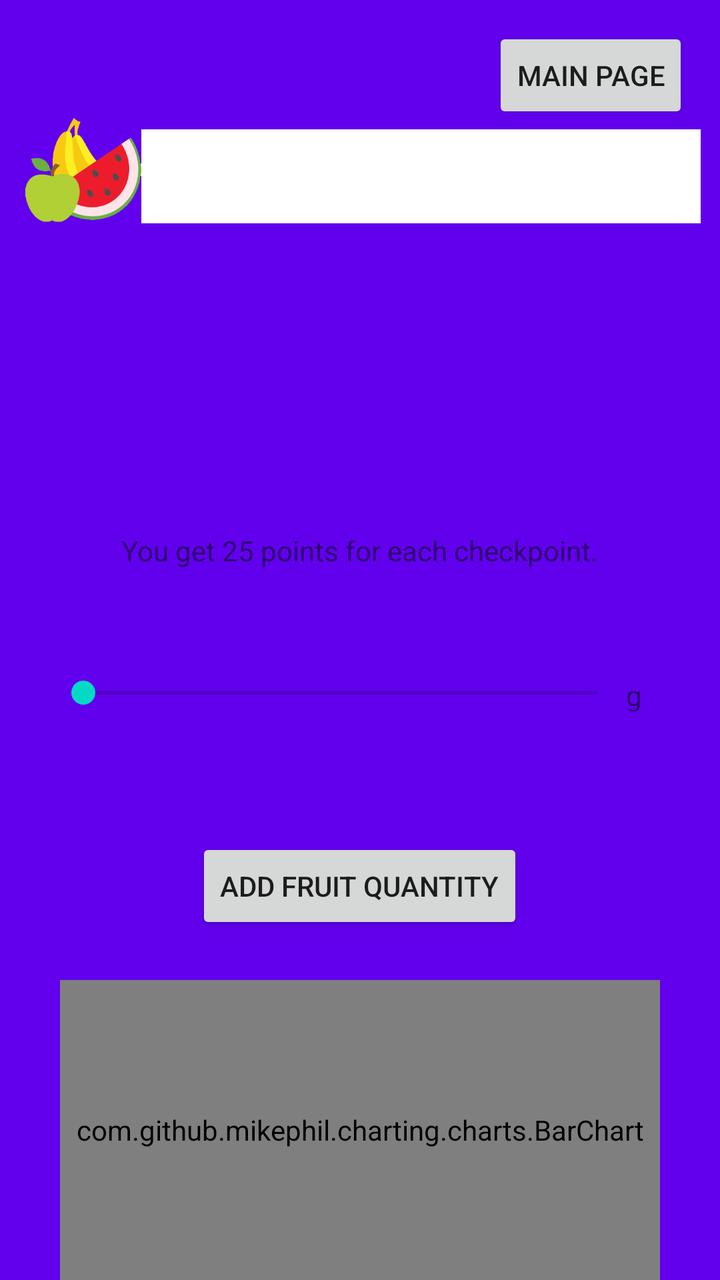
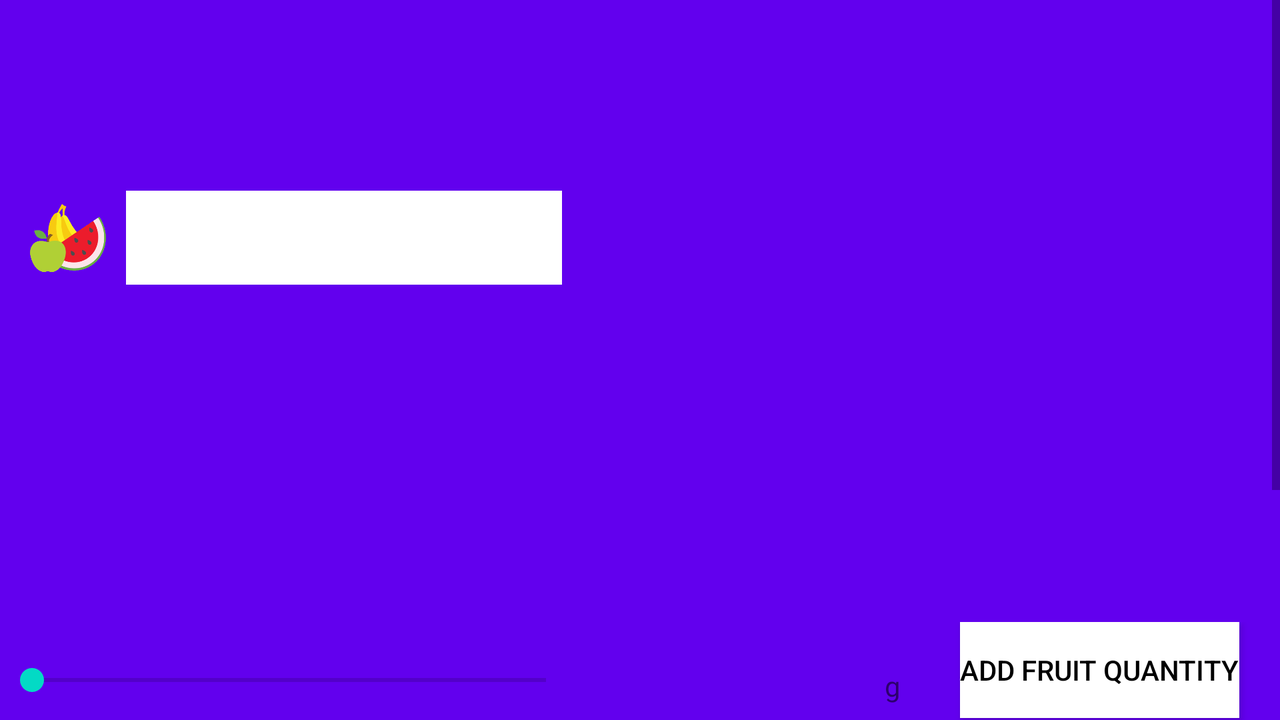

Compare how this app lays out the same screen by default and in its alternative resource folder. The renders come first, then the two layout files and the values they reference.
<!-- AndroidManifest.xml: application theme Theme.HealthRaceApp -->
<!-- res/layout/activity_fruit.xml -->
<?xml version="1.0" encoding="utf-8"?>
<androidx.constraintlayout.widget.ConstraintLayout xmlns:android="http://schemas.android.com/apk/res/android"
    xmlns:app="http://schemas.android.com/apk/res-auto"
    xmlns:tools="http://schemas.android.com/tools"
    android:layout_width="match_parent"
    android:layout_height="match_parent"
    android:background="@color/purple_500"
    tools:context=".FruitActivity">

    <ProgressBar
        android:id="@+id/progressBar"
        style="?android:attr/progressBarStyleHorizontal"
        android:layout_width="290dp"
        android:layout_height="83dp"
        android:layout_marginStart="10dp"
        android:layout_marginLeft="10dp"
        android:indeterminate="false"
        android:max="500"
        android:progress="0"
        android:progressDrawable="@drawable/progressbar"
        app:layout_constraintBottom_toBottomOf="parent"
        app:layout_constraintEnd_toEndOf="parent"
        app:layout_constraintHorizontal_bias="0.841"
        app:layout_constraintStart_toStartOf="parent"
        app:layout_constraintTop_toTopOf="parent"
        app:layout_constraintVertical_bias="0.084"
        tools:ignore="MissingConstraints" />

    <TextView
        android:id="@+id/textView"
        android:layout_width="175dp"
        android:layout_height="25dp"
        android:layout_margin="20dp"
        android:layout_marginStart="10dp"
        android:layout_marginLeft="10dp"
        android:gravity="center"
        app:layout_constraintBottom_toBottomOf="parent"
        app:layout_constraintEnd_toEndOf="parent"
        app:layout_constraintHorizontal_bias="0.477"
        app:layout_constraintStart_toStartOf="parent"
        app:layout_constraintTop_toTopOf="parent"
        app:layout_constraintVertical_bias="0.634"
        tools:ignore="MissingConstraints" />

    <SeekBar
        android:id="@+id/seekBar"
        android:layout_width="289dp"
        android:layout_height="58dp"
        android:layout_marginStart="10dp"
        android:layout_marginLeft="10dp"
        android:max="500"
        android:progress="0"
        app:layout_constraintBottom_toBottomOf="parent"
        app:layout_constraintEnd_toEndOf="parent"
        app:layout_constraintHorizontal_bias="0.258"
        app:layout_constraintStart_toStartOf="parent"
        app:layout_constraintTop_toTopOf="parent"
        app:layout_constraintVertical_bias="0.545"
        tools:ignore="MissingConstraints" />

    <Button
        android:id="@+id/buttonAdd"
        android:layout_width="wrap_content"
        android:layout_height="wrap_content"
        android:layout_marginStart="10dp"
        android:layout_marginLeft="10dp"
        android:text="Add Fruit Quantity"
        app:layout_constraintBottom_toBottomOf="parent"
        app:layout_constraintEnd_toEndOf="parent"
        app:layout_constraintHorizontal_bias="0.472"
        app:layout_constraintStart_toStartOf="parent"
        app:layout_constraintTop_toTopOf="parent"
        app:layout_constraintVertical_bias="0.708"
        tools:ignore="MissingConstraints" />

    <Button
        android:id="@+id/buttonMainPage"
        android:layout_width="wrap_content"
        android:layout_height="wrap_content"
        android:layout_marginStart="10dp"
        android:layout_marginLeft="10dp"
        android:text="Main Page"
        app:layout_constraintBottom_toBottomOf="parent"
        app:layout_constraintEnd_toEndOf="parent"
        app:layout_constraintHorizontal_bias="0.938"
        app:layout_constraintStart_toStartOf="parent"
        app:layout_constraintTop_toTopOf="parent"
        app:layout_constraintVertical_bias="0.023"
        tools:ignore="MissingConstraints"
        />

    <ImageView
        android:id="@+id/imageView"
        android:layout_width="73dp"
        android:layout_height="58dp"
        app:layout_constraintBottom_toBottomOf="parent"
        app:layout_constraintEnd_toEndOf="parent"
        app:layout_constraintHorizontal_bias="0.018"
        app:layout_constraintStart_toStartOf="parent"
        app:layout_constraintTop_toTopOf="parent"
        app:layout_constraintVertical_bias="0.096"
        app:srcCompat="@drawable/fruit"
        tools:ignore="MissingConstraints" />

    <TextView
        android:id="@+id/intakeProgress"
        android:layout_width="371dp"
        android:layout_height="119dp"
        android:gravity="center"
        app:layout_constraintBottom_toBottomOf="parent"
        app:layout_constraintEnd_toEndOf="parent"
        app:layout_constraintStart_toStartOf="parent"
        app:layout_constraintTop_toTopOf="parent"
        app:layout_constraintVertical_bias="0.235"
        tools:ignore="MissingConstraints" />

    <TextView
        android:id="@+id/checkpoint"
        android:layout_width="332dp"
        android:layout_height="80dp"
        android:gravity="center"
        android:text="You get 25 points for each checkpoint."
        app:layout_constraintBottom_toBottomOf="parent"
        app:layout_constraintEnd_toEndOf="parent"
        app:layout_constraintHorizontal_bias="0.493"
        app:layout_constraintStart_toStartOf="parent"
        app:layout_constraintTop_toTopOf="parent"
        app:layout_constraintVertical_bias="0.42"
        tools:ignore="MissingConstraints" />

    <TextView
        android:id="@+id/grams"
        android:layout_width="51dp"
        android:layout_height="29dp"
        android:gravity="center"
        android:text="g"
        app:layout_constraintBottom_toBottomOf="parent"
        app:layout_constraintEnd_toEndOf="parent"
        app:layout_constraintHorizontal_bias="0.944"
        app:layout_constraintStart_toStartOf="parent"
        app:layout_constraintTop_toTopOf="parent"
        app:layout_constraintVertical_bias="0.545"
        tools:ignore="MissingConstraints" />

    <com.github.mikephil.charting.charts.BarChart
        android:id="@+id/barChartFruit"
        android:layout_width="300dp"
        android:layout_height="150dp"
        app:layout_constraintBottom_toBottomOf="parent"
        app:layout_constraintEnd_toEndOf="parent"
        app:layout_constraintStart_toStartOf="parent"
        tools:ignore="MissingConstraints" />


</androidx.constraintlayout.widget.ConstraintLayout>
<!-- resources referenced by this layout -->
<resources>
  <color name="purple_500">#FF6200EE</color>
  <!-- drawable fruit: png bitmap (drawable, 15197 bytes) -->
  <!-- drawable progressbar (drawable) -->
  <?xml version="1.0" encoding="utf-8"?>
  <layer-list xmlns:android="http://schemas.android.com/apk/res/android">
      <item
          android:id="@android:id/background"
          android:gravity="center_vertical|fill_horizontal">
          <shape android:shape="rectangle">
              <size android:height="47dp"/>
              <solid android:color="@color/white"/>
          </shape>
      </item>
      <item
          android:id="@android:id/progress"
          android:gravity="center_vertical|fill_horizontal">
          <scale android:scaleWidth="10%">
              <shape android:shape="rectangle">
                  <size android:height="45dp"/>
                  <solid android:color="@color/green"/>
              </shape>
          </scale>
      </item>
  </layer-list>
  <style name="Theme.HealthRaceApp" parent="Theme.MaterialComponents.DayNight.DarkActionBar">
          
          <item name="colorPrimary">@color/purple_500</item>
          <item name="colorPrimaryVariant">@color/purple_700</item>
          <item name="colorOnPrimary">@color/white</item>
          
          <item name="colorSecondary">@color/teal_200</item>
          <item name="colorSecondaryVariant">@color/teal_700</item>
          <item name="colorOnSecondary">@color/black</item>
          
          <item name="android:statusBarColor" tools:targetApi="l">?attr/colorPrimaryVariant</item>
          
      </style>
  <color name="white">#FFFFFFFF</color>
  <color name="green">#0bb839</color>
  <color name="purple_700">#FF3700B3</color>
  <color name="teal_200">#FF03DAC5</color>
  <color name="teal_700">#FF018786</color>
  <color name="black">#FF000000</color>
</resources>
<!-- res/layout-land/activity_fruit.xml (the author's variant of the layout above) -->
<!-- drawn on the phone turned sideways -->
<?xml version="1.0" encoding="utf-8"?>
<androidx.constraintlayout.widget.ConstraintLayout xmlns:android="http://schemas.android.com/apk/res/android"
    xmlns:app="http://schemas.android.com/apk/res-auto"
    xmlns:tools="http://schemas.android.com/tools"
    android:layout_width="match_parent"
    android:layout_height="match_parent"
    android:background="@color/purple_500"
    tools:context=".FruitActivity">

    <ScrollView
        android:layout_width="match_parent"
        android:layout_height="match_parent"
        tools:ignore="MissingConstraints"
        tools:layout_editor_absoluteX="0dp"
        tools:layout_editor_absoluteY="16dp">

        <LinearLayout
            android:layout_width="match_parent"
            android:layout_height="match_parent"
            android:layout_marginTop="20dp"
            android:layout_marginBottom="100dp"
            android:layout_gravity="center_horizontal"
            android:background="@color/purple_500"
            android:gravity="center_horizontal"
            android:orientation="vertical">

            <TextView
                android:id="@+id/dailyPoints"
                android:layout_width="wrap_content"
                android:layout_height="wrap_content"
                android:gravity="center"
                android:layout_marginTop="10dp"
                app:layout_constraintEnd_toEndOf="parent"
                app:layout_constraintHorizontal_bias="0.903"
                app:layout_constraintStart_toStartOf="parent"
                app:layout_constraintTop_toTopOf="parent" />

            <LinearLayout
                android:layout_width="wrap_content"
                android:layout_height="wrap_content"
                android:layout_marginTop="20dp"
                android:layout_marginBottom="10dp"
                android:layout_gravity="left"
                android:background="@color/purple_500"
                android:orientation="horizontal">

                <ImageView
                    android:id="@+id/imageView"
                    android:layout_width="70dp"
                    android:layout_height="70dp"
                    android:layout_weight="1"
                    android:layout_gravity="center"
                    android:layout_marginLeft="15dp"
                    app:layout_constraintBottom_toBottomOf="parent"
                    app:layout_constraintEnd_toEndOf="parent"
                    app:layout_constraintHorizontal_bias="0.018"
                    app:layout_constraintStart_toStartOf="parent"
                    app:layout_constraintTop_toTopOf="parent"
                    app:srcCompat="@drawable/fruit_smaller"
                    tools:ignore="MissingConstraints" />

                <ProgressBar
                    android:id="@+id/progressBar"
                    style="?android:attr/progressBarStyleHorizontal"
                    android:layout_width="250dp"
                    android:layout_height="100dp"
                    android:layout_marginStart="10dp"
                    android:layout_marginLeft="10dp"
                    android:layout_weight="1"
                    android:indeterminate="false"
                    android:max="100"
                    android:progress="0"
                    android:progressDrawable="@drawable/progressbar"
                    tools:ignore="MissingConstraints" />

                <TextView
                    android:id="@+id/intakeProgress"
                    android:layout_width="335dp"
                    android:layout_height="81dp"
                    android:layout_marginTop="8dp"
                    android:layout_marginEnd="24dp"
                    android:layout_marginRight="20dp"
                    android:gravity="right"
                    app:layout_constraintEnd_toEndOf="parent"
                    app:layout_constraintTop_toBottomOf="@+id/progressBar"
                    tools:ignore="MissingConstraints" />

            </LinearLayout>

            <TextView
                android:id="@+id/checkpoint"
                android:layout_width="332dp"
                android:layout_height="80dp"
                android:layout_marginStart="16dp"
                android:layout_marginLeft="16dp"
                android:layout_marginTop="16dp"
                android:layout_marginEnd="16dp"
                android:layout_marginRight="16dp"
                android:layout_marginBottom="16dp"
                android:gravity="center"
                app:layout_constraintBottom_toTopOf="@+id/barChartFruit"
                app:layout_constraintEnd_toStartOf="@+id/intakeProgress"
                app:layout_constraintStart_toStartOf="parent"
                app:layout_constraintTop_toBottomOf="@+id/imageView"
                app:layout_constraintVertical_bias="0.755"
                tools:ignore="MissingConstraints" />

            <LinearLayout
                android:layout_width="wrap_content"
                android:layout_height="wrap_content"
                android:layout_marginTop="20dp"
                android:layout_marginBottom="10dp"
                android:layout_gravity="left"
                android:background="@color/purple_500"
                android:orientation="horizontal">

                <SeekBar
                    android:id="@+id/seekBar"
                    android:layout_width="289dp"
                    android:layout_height="58dp"
                    android:layout_gravity="left"
                    android:max="2000"
                    android:progress="0"
                    app:layout_constraintBottom_toTopOf="@+id/buttonAdd"
                    app:layout_constraintEnd_toStartOf="@+id/ml"
                    app:layout_constraintStart_toEndOf="@+id/barChartFruit"
                    app:layout_constraintTop_toBottomOf="@+id/intakeProgress"
                    app:layout_constraintVertical_bias="0.868"
                    tools:ignore="MissingConstraints" />

                <TextView
                    android:id="@+id/textView"
                    android:layout_width="132dp"
                    android:layout_height="38dp"
                    android:layout_gravity="center_vertical"
                    app:layout_constraintVertical_bias="0.484"
                    tools:ignore="MissingConstraints" />

                <TextView
                    android:id="@+id/grams"
                    android:layout_width="51dp"
                    android:layout_height="29dp"
                    android:layout_marginTop="16dp"
                    android:layout_marginBottom="13dp"
                    android:layout_gravity="center_vertical"
                    android:gravity="center"
                    android:text="g"
                    app:layout_constraintBottom_toBottomOf="@+id/seekBar"
                    app:layout_constraintEnd_toEndOf="parent"
                    app:layout_constraintTop_toTopOf="@+id/seekBar"
                    app:layout_constraintVertical_bias="0.0"
                    tools:ignore="MissingConstraints" />

                <Button
                    android:id="@+id/buttonAdd"
                    android:layout_width="wrap_content"
                    android:layout_height="wrap_content"
                    android:layout_marginStart="8dp"
                    android:layout_marginLeft="8dp"
                    android:layout_marginEnd="16dp"
                    android:layout_marginRight="16dp"
                    android:background="#FFFFFF"
                    android:text="Add Fruit Quantity"
                    android:textColor="#000000"
                    app:backgroundTint="#FFFFFF"
                    app:layout_constraintBottom_toBottomOf="parent"
                    app:layout_constraintEnd_toEndOf="parent"
                    app:layout_constraintHorizontal_bias="0.756"
                    app:layout_constraintStart_toEndOf="@+id/barChartFruit"
                    tools:ignore="MissingConstraints" />

            </LinearLayout>

            <com.github.mikephil.charting.charts.BarChart
                android:id="@+id/barChartFruit"
                android:layout_width="300dp"
                android:layout_height="150dp"
                app:layout_constraintBottom_toBottomOf="parent"
                app:layout_constraintStart_toStartOf="parent"
                tools:ignore="MissingConstraints" />

        </LinearLayout>

    </ScrollView>


</androidx.constraintlayout.widget.ConstraintLayout>
<!-- resources referenced by the variant -->
<!-- as the phone turned sideways resolves them -->
<resources>
  <color name="purple_500">#FF6200EE</color>
  <!-- drawable fruit_smaller (drawable) -->
  <?xml version="1.0" encoding="utf-8"?>
  <layer-list xmlns:android="http://schemas.android.com/apk/res/android">
      <item
          android:drawable="@drawable/fruit"
          android:width="35dp"
          android:height="35dp">
      </item>
  </layer-list>
  <!-- drawable progressbar (drawable) -->
  <?xml version="1.0" encoding="utf-8"?>
  <layer-list xmlns:android="http://schemas.android.com/apk/res/android">
      <item
          android:id="@android:id/background"
          android:gravity="center_vertical|fill_horizontal">
          <shape android:shape="rectangle">
              <size android:height="47dp"/>
              <solid android:color="@color/white"/>
          </shape>
      </item>
      <item
          android:id="@android:id/progress"
          android:gravity="center_vertical|fill_horizontal">
          <scale android:scaleWidth="10%">
              <shape android:shape="rectangle">
                  <size android:height="45dp"/>
                  <solid android:color="@color/green"/>
              </shape>
          </scale>
      </item>
  </layer-list>
  <style name="Theme.HealthRaceApp" parent="Theme.MaterialComponents.DayNight.DarkActionBar">
          
          <item name="colorPrimary">@color/purple_500</item>
          <item name="colorPrimaryVariant">@color/purple_700</item>
          <item name="colorOnPrimary">@color/white</item>
          
          <item name="colorSecondary">@color/teal_200</item>
          <item name="colorSecondaryVariant">@color/teal_700</item>
          <item name="colorOnSecondary">@color/black</item>
          
          <item name="android:statusBarColor" tools:targetApi="l">?attr/colorPrimaryVariant</item>
          
      </style>
  <!-- drawable fruit: png bitmap (drawable, 15197 bytes) -->
  <color name="white">#FFFFFFFF</color>
  <color name="green">#0bb839</color>
  <color name="purple_700">#FF3700B3</color>
  <color name="teal_200">#FF03DAC5</color>
  <color name="teal_700">#FF018786</color>
  <color name="black">#FF000000</color>
</resources>
